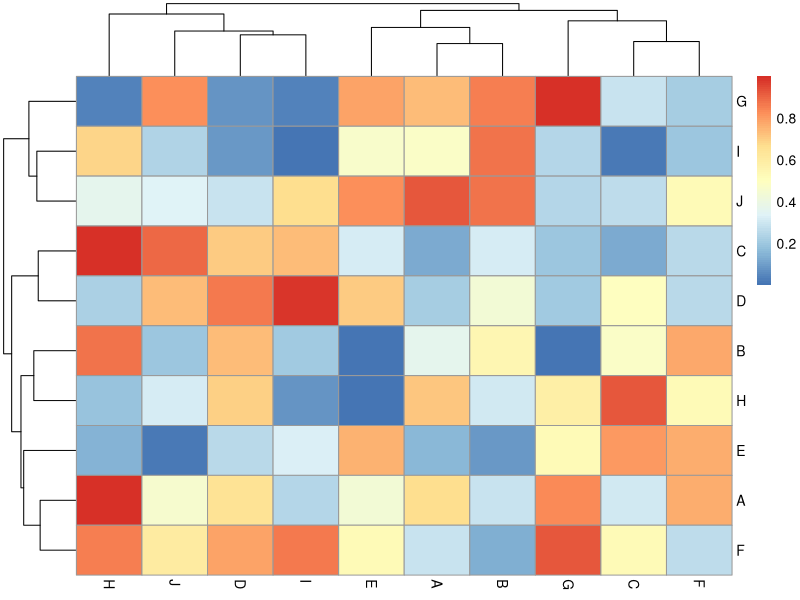
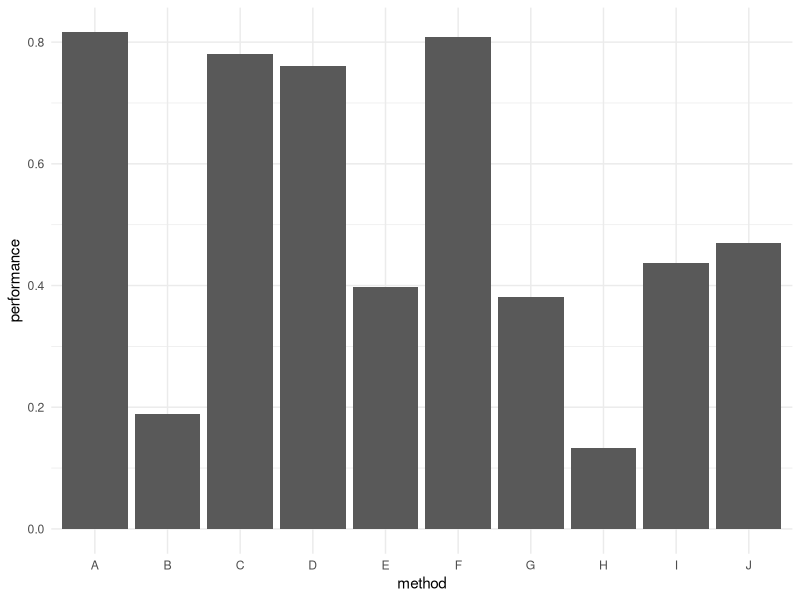

Write R code to recreate these figures, in order.
## ---- chunk 1
library(tidyverse)
library(ggpubr)
library(corrplot)
library(pheatmap)
library(knitr)
library(rmarkdown)
knitr::opts_chunk$set(echo = FALSE, warning = FALSE)
## ---- chunk 2
df <- tibble(method = c(LETTERS[1:10]),
             performance = runif(10))
df2 <- tibble(method = c(LETTERS[11:20]),
             performance = runif(10))
df3 <- tibble(method = c(LETTERS[21:26]),
             performance = runif(6))
matrix <- matrix(runif(100), nrow = 10, ncol = 10)
colnames(matrix) <- LETTERS[1:10]
rownames(matrix) <- LETTERS[1:10]
## ---- chunk 3
kable(df)
## ---- chunk 4
kable(df2)
## ---- chunk 5
kable(df3)
## ---- chunk 6
pheatmap(matrix)
## ---- chunk 7
df %>% 
  ggplot(aes(x = method, y = performance)) +
  geom_col() +
  theme_minimal()
